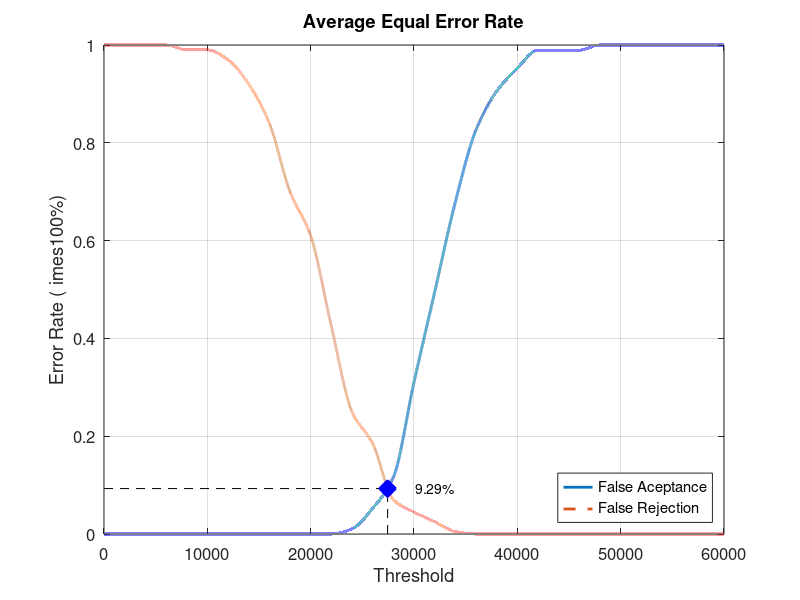
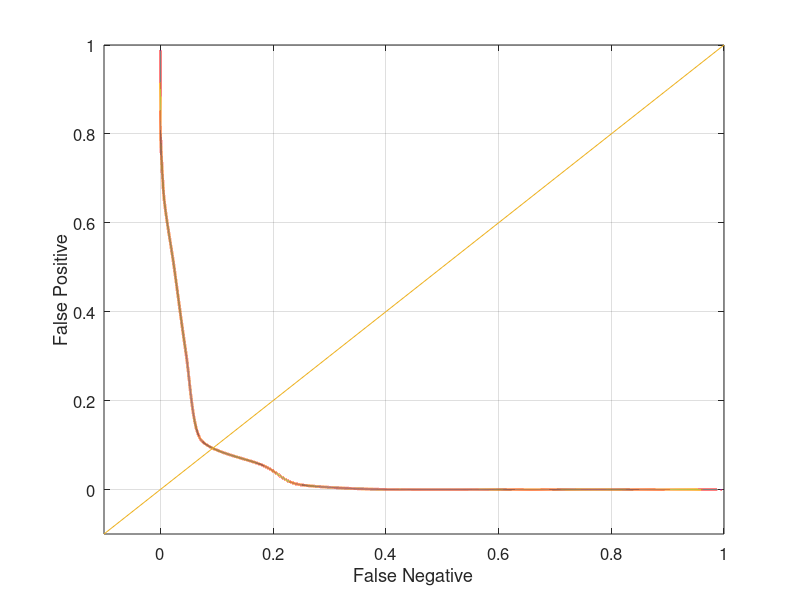

Write MATLAB code to recreate these figures, in order.
close all;
clear;
clc;
x = 0:2000:60000;
xq = 0:0.5:60000;

y0 = [0 0 0 0 0 0 0 0 0 0 0 0 0.0105263 0.0526316 0.115789 0.310526 0.494737 0.678947 0.826316 0.905263 0.952632 0.989474 0.989474 0.989474 1 1 1 1 1 1 1]
yy0 = interp1(x, y0, xq, 'pchip');
y1 = [1 1 1 1 0.99 0.99 0.97 0.92 0.84 0.7 0.61 0.425 0.25 0.185 0.07 0.045 0.025 0.005 0 0 0 0 0 0 0 0 0 0 0 0 0]
yy1 = interp1(x, y1, xq, 'pchip');

% Calculating EER: 
y2 = abs(y0 - y1);
find(y2 == min(y2))
yy2 = abs(yy0 - yy1);
xEER = find(yy2 == min(yy2));
xEERIndex = xq(xEER) % X-axis EER
yEER = yy0(xEER) % Y-axis EER

main = figure
plot(xq, yy0,'-','LineWidth', 2);	hold on
plot(xq, yy1,'--','LineWidth', 2);	hold on
plot([xEERIndex xEERIndex], [0 yEER], 'k--');	hold on
plot([0 xEERIndex], [yEER yEER], 'k--');	hold on
plot(xEERIndex, yEER, 'bx', 'LineWidth', 10);	hold on
text(xEERIndex + 10 * xEERIndex / 100, yEER, [num2str(round((10000 * yEER)) / 100) '%'])
legend('False Aceptance', 'False Rejection', 'Location', 'SouthEast')
xlabel('Threshold')
ylabel('Error Rate (	imes100%)')
title('Average Equal Error Rate')
set(gca, 'FontSize', 12)
axis([0 60000 0 1])
grid on

print(main, 'Database3_1Main', '-dpng');
FNRxFPR = figure('Color', [1 1 1]);
plot(yy1, yy0, '-', yy1, yy0, 'LineWidth', 2);
hold on
y = -0.1:0.1:1
plot(y, y); 
set(gca, 'FontSize', 12)
xlabel('False Negative')
ylabel('False Positive')
axis([-0.1 1 -0.1 1])
set(gca, 'FontSize', 12)
grid on

print(FNRxFPR, 'Database3_1FNRxFPR','-dpng');
